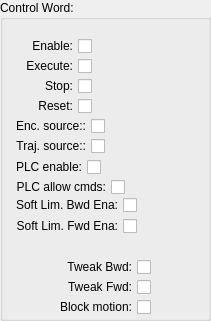
   <widget class="QGroupBox" name="groupBox_2">
    <property name="geometry">
     <rect>
      <x>10</x>
      <y>30</y>
      <width>211</width>
      <height>321</height>
     </rect>
    </property>
    <property name="title">
     <string>Control Word:</string>
    </property>
    <widget class="QWidget" name="widget_17" native="true">
     <property name="geometry">
      <rect>
       <x>10</x>
       <y>170</y>
       <width>169</width>
       <height>35</height>
      </rect>
     </property>
     <property name="maximumSize">
      <size>
       <width>16777215</width>
       <height>35</height>
      </size>
     </property>
     <layout class="QGridLayout" name="gridLayout_31">
      <item row="0" column="1">
       <widget class="caLed" name="caled_78">
        <property name="rectangular">
         <bool>true</bool>
        </property>
        <property name="gradientEnabled">
         <bool>false</bool>
        </property>
        <property name="ledWidth">
         <number>12</number>
        </property>
        <property name="ledHeight">
         <number>12</number>
        </property>
        <property name="channel" stdset="0">
         <string notr="true">$(DEV):$(Axis)-CmdFrmPLCCmd-RB</string>
        </property>
        <property name="falseColor">
         <color>
          <red>160</red>
          <green>160</green>
          <blue>160</blue>
         </color>
        </property>
        <property name="trueColor">
         <color>
          <red>0</red>
          <green>0</green>
          <blue>255</blue>
         </color>
        </property>
       </widget>
      </item>
      <item row="0" column="0">
       <widget class="caToggleButton" name="catogglebutton_34">
        <property name="maximumSize">
         <size>
          <width>16777215</width>
          <height>18</height>
         </size>
        </property>
        <property name="layoutDirection">
         <enum>Qt::RightToLeft</enum>
        </property>
        <property name="text">
         <string>PLC allow cmds:</string>
        </property>
        <property name="channel" stdset="0">
         <string notr="true">$(DEV):$(Axis)-CmdFrmPLCCmd</string>
        </property>
       </widget>
      </item>
     </layout>
    </widget>
    <widget class="QWidget" name="widget_18" native="true">
     <property name="geometry">
      <rect>
       <x>10</x>
       <y>110</y>
       <width>169</width>
       <height>32</height>
      </rect>
     </property>
     <property name="maximumSize">
      <size>
       <width>16777215</width>
       <height>35</height>
      </size>
     </property>
     <layout class="QGridLayout" name="gridLayout_32">
      <item row="0" column="1">
       <widget class="caLed" name="caled_79">
        <property name="rectangular">
         <bool>true</bool>
        </property>
        <property name="gradientEnabled">
         <bool>false</bool>
        </property>
        <property name="ledWidth">
         <number>12</number>
        </property>
        <property name="ledHeight">
         <number>12</number>
        </property>
        <property name="channel" stdset="0">
         <string notr="true">$(DEV):$(Axis)-EncSrcTyp-RB</string>
        </property>
        <property name="falseColor">
         <color>
          <red>160</red>
          <green>160</green>
          <blue>160</blue>
         </color>
        </property>
        <property name="trueColor">
         <color>
          <red>0</red>
          <green>0</green>
          <blue>255</blue>
         </color>
        </property>
       </widget>
      </item>
      <item row="0" column="0">
       <widget class="caToggleButton" name="catogglebutton_35">
        <property name="maximumSize">
         <size>
          <width>16777215</width>
          <height>18</height>
         </size>
        </property>
        <property name="layoutDirection">
         <enum>Qt::RightToLeft</enum>
        </property>
        <property name="text">
         <string>Enc. source::</string>
        </property>
        <property name="channel" stdset="0">
         <string notr="true">$(DEV):$(Axis)-EncSrcTyp-Cmd</string>
        </property>
       </widget>
      </item>
     </layout>
    </widget>
    <widget class="QWidget" name="widget_7" native="true">
     <property name="geometry">
      <rect>
       <x>10</x>
       <y>150</y>
       <width>169</width>
       <height>35</height>
      </rect>
     </property>
     <property name="maximumSize">
      <size>
       <width>16777215</width>
       <height>35</height>
      </size>
     </property>
     <layout class="QGridLayout" name="gridLayout_10">
      <item row="0" column="1">
       <widget class="caLed" name="caled_42">
        <property name="rectangular">
         <bool>true</bool>
        </property>
        <property name="gradientEnabled">
         <bool>false</bool>
        </property>
        <property name="ledWidth">
         <number>12</number>
        </property>
        <property name="ledHeight">
         <number>12</number>
        </property>
        <property name="channel" stdset="0">
         <string notr="true">$(DEV):$(Axis)-PLC-EnaCmd-RB</string>
        </property>
        <property name="falseColor">
         <color>
          <red>160</red>
          <green>160</green>
          <blue>160</blue>
         </color>
        </property>
        <property name="trueColor">
         <color>
          <red>0</red>
          <green>85</green>
          <blue>0</blue>
         </color>
        </property>
       </widget>
      </item>
      <item row="0" column="0">
       <widget class="caToggleButton" name="catogglebutton_15">
        <property name="maximumSize">
         <size>
          <width>16777215</width>
          <height>18</height>
         </size>
        </property>
        <property name="layoutDirection">
         <enum>Qt::RightToLeft</enum>
        </property>
        <property name="text">
         <string>PLC enable:</string>
        </property>
        <property name="channel" stdset="0">
         <string notr="true">$(DEV):$(Axis)-PLC-EnaCmd</string>
        </property>
       </widget>
      </item>
     </layout>
    </widget>
    <widget class="QWidget" name="widget_19" native="true">
     <property name="geometry">
      <rect>
       <x>10</x>
       <y>130</y>
       <width>169</width>
       <height>32</height>
      </rect>
     </property>
     <property name="maximumSize">
      <size>
       <width>16777215</width>
       <height>35</height>
      </size>
     </property>
     <layout class="QGridLayout" name="gridLayout_33">
      <item row="0" column="1">
       <widget class="caLed" name="caled_80">
        <property name="rectangular">
         <bool>true</bool>
        </property>
        <property name="gradientEnabled">
         <bool>false</bool>
        </property>
        <property name="ledWidth">
         <number>12</number>
        </property>
        <property name="ledHeight">
         <number>12</number>
        </property>
        <property name="channel" stdset="0">
         <string notr="true">$(DEV):$(Axis)-TrjSrcTyp-RB</string>
        </property>
        <property name="falseColor">
         <color>
          <red>160</red>
          <green>160</green>
          <blue>160</blue>
         </color>
        </property>
        <property name="trueColor">
         <color>
          <red>0</red>
          <green>0</green>
          <blue>255</blue>
         </color>
        </property>
       </widget>
      </item>
      <item row="0" column="0">
       <widget class="caToggleButton" name="catogglebutton_36">
        <property name="maximumSize">
         <size>
          <width>16777215</width>
          <height>18</height>
         </size>
        </property>
        <property name="layoutDirection">
         <enum>Qt::RightToLeft</enum>
        </property>
        <property name="text">
         <string>Traj. source::</string>
        </property>
        <property name="channel" stdset="0">
         <string notr="true">$(DEV):$(Axis)-TrjSrcTyp-Cmd</string>
        </property>
       </widget>
      </item>
     </layout>
    </widget>
    <widget class="QWidget" name="widget_20" native="true">
     <property name="geometry">
      <rect>
       <x>10</x>
       <y>90</y>
       <width>169</width>
       <height>32</height>
      </rect>
     </property>
     <property name="maximumSize">
      <size>
       <width>16777215</width>
       <height>35</height>
      </size>
     </property>
     <layout class="QGridLayout" name="gridLayout_34">
      <item row="0" column="1">
       <widget class="caLed" name="caled_81">
        <property name="rectangular">
         <bool>true</bool>
        </property>
        <property name="gradientEnabled">
         <bool>false</bool>
        </property>
        <property name="ledWidth">
         <number>12</number>
        </property>
        <property name="ledHeight">
         <number>12</number>
        </property>
        <property name="channel" stdset="0">
         <string notr="true">$(DEV):$(Axis)-RstCmd</string>
        </property>
        <property name="falseColor">
         <color>
          <red>160</red>
          <green>160</green>
          <blue>160</blue>
         </color>
        </property>
        <property name="trueColor">
         <color>
          <red>0</red>
          <green>85</green>
          <blue>0</blue>
         </color>
        </property>
       </widget>
      </item>
      <item row="0" column="0">
       <widget class="caToggleButton" name="catogglebutton_37">
        <property name="maximumSize">
         <size>
          <width>16777215</width>
          <height>18</height>
         </size>
        </property>
        <property name="layoutDirection">
         <enum>Qt::RightToLeft</enum>
        </property>
        <property name="text">
         <string>Reset:</string>
        </property>
        <property name="channel" stdset="0">
         <string>$(DEV):$(Axis)-RstCmd</string>
        </property>
       </widget>
      </item>
     </layout>
    </widget>
    <widget class="QWidget" name="widget_21" native="true">
     <property name="geometry">
      <rect>
       <x>10</x>
       <y>50</y>
       <width>169</width>
       <height>32</height>
      </rect>
     </property>
     <property name="maximumSize">
      <size>
       <width>16777215</width>
       <height>35</height>
      </size>
     </property>
     <layout class="QGridLayout" name="gridLayout_35">
      <item row="0" column="1">
       <widget class="caLed" name="caled_82">
        <property name="rectangular">
         <bool>true</bool>
        </property>
        <property name="gradientEnabled">
         <bool>false</bool>
        </property>
        <property name="ledWidth">
         <number>12</number>
        </property>
        <property name="ledHeight">
         <number>12</number>
        </property>
        <property name="channel" stdset="0">
         <string notr="true">$(DEV):$(Axis)-ExeCmd-RB</string>
        </property>
        <property name="falseColor">
         <color>
          <red>160</red>
          <green>160</green>
          <blue>160</blue>
         </color>
        </property>
        <property name="trueColor">
         <color>
          <red>0</red>
          <green>85</green>
          <blue>0</blue>
         </color>
        </property>
       </widget>
      </item>
      <item row="0" column="0">
       <widget class="caToggleButton" name="catogglebutton_38">
        <property name="maximumSize">
         <size>
          <width>16777215</width>
          <height>18</height>
         </size>
        </property>
        <property name="layoutDirection">
         <enum>Qt::RightToLeft</enum>
        </property>
        <property name="text">
         <string>Execute:</string>
        </property>
        <property name="channel" stdset="0">
         <string notr="true">$(DEV):$(Axis)-ExeCmd</string>
        </property>
       </widget>
      </item>
     </layout>
    </widget>
    <widget class="QWidget" name="widget_22" native="true">
     <property name="geometry">
      <rect>
       <x>10</x>
       <y>210</y>
       <width>169</width>
       <height>32</height>
      </rect>
     </property>
     <property name="maximumSize">
      <size>
       <width>16777215</width>
       <height>35</height>
      </size>
     </property>
     <layout class="QGridLayout" name="gridLayout_36">
      <item row="0" column="1">
       <widget class="caLed" name="caled_83">
        <property name="rectangular">
         <bool>true</bool>
        </property>
        <property name="gradientEnabled">
         <bool>false</bool>
        </property>
        <property name="ledWidth">
         <number>12</number>
        </property>
        <property name="ledHeight">
         <number>12</number>
        </property>
        <property name="channel" stdset="0">
         <string notr="true">$(DEV):$(Axis)-SftLimFwdEna-RB</string>
        </property>
        <property name="falseColor">
         <color>
          <red>160</red>
          <green>160</green>
          <blue>160</blue>
         </color>
        </property>
        <property name="trueColor">
         <color>
          <red>0</red>
          <green>85</green>
          <blue>0</blue>
         </color>
        </property>
       </widget>
      </item>
      <item row="0" column="0">
       <widget class="caToggleButton" name="catogglebutton_39">
        <property name="maximumSize">
         <size>
          <width>16777215</width>
          <height>18</height>
         </size>
        </property>
        <property name="layoutDirection">
         <enum>Qt::RightToLeft</enum>
        </property>
        <property name="text">
         <string>Soft Lim. Fwd Ena:</string>
        </property>
        <property name="channel" stdset="0">
         <string>$(DEV):$(Axis)-SftLimFwdEna</string>
        </property>
       </widget>
      </item>
     </layout>
    </widget>
    <widget class="QWidget" name="widget_23" native="true">
     <property name="geometry">
      <rect>
       <x>10</x>
       <y>190</y>
       <width>169</width>
       <height>31</height>
      </rect>
     </property>
     <property name="maximumSize">
      <size>
       <width>16777215</width>
       <height>35</height>
      </size>
     </property>
     <layout class="QGridLayout" name="gridLayout_37">
      <item row="0" column="1">
       <widget class="caLed" name="caled_84">
        <property name="rectangular">
         <bool>true</bool>
        </property>
        <property name="gradientEnabled">
         <bool>false</bool>
        </property>
        <property name="ledWidth">
         <number>12</number>
        </property>
        <property name="ledHeight">
         <number>12</number>
        </property>
        <property name="channel" stdset="0">
         <string notr="true">$(DEV):$(Axis)-SftLimBwdEna-RB</string>
        </property>
        <property name="falseColor">
         <color>
          <red>160</red>
          <green>160</green>
          <blue>160</blue>
         </color>
        </property>
        <property name="trueColor">
         <color>
          <red>0</red>
          <green>85</green>
          <blue>0</blue>
         </color>
        </property>
       </widget>
      </item>
      <item row="0" column="0">
       <widget class="caToggleButton" name="catogglebutton_40">
        <property name="maximumSize">
         <size>
          <width>16777215</width>
          <height>18</height>
         </size>
        </property>
        <property name="layoutDirection">
         <enum>Qt::RightToLeft</enum>
        </property>
        <property name="text">
         <string>Soft Lim. Bwd Ena:</string>
        </property>
        <property name="channel" stdset="0">
         <string>$(DEV):$(Axis)-SftLimBwdEna</string>
        </property>
       </widget>
      </item>
     </layout>
    </widget>
    <widget class="QWidget" name="widget_24" native="true">
     <property name="geometry">
      <rect>
       <x>10</x>
       <y>30</y>
       <width>169</width>
       <height>32</height>
      </rect>
     </property>
     <property name="maximumSize">
      <size>
       <width>16777215</width>
       <height>35</height>
      </size>
     </property>
     <layout class="QGridLayout" name="gridLayout_38">
      <item row="0" column="1">
       <widget class="caLed" name="caled_85">
        <property name="rectangular">
         <bool>true</bool>
        </property>
        <property name="gradientEnabled">
         <bool>false</bool>
        </property>
        <property name="ledWidth">
         <number>12</number>
        </property>
        <property name="ledHeight">
         <number>12</number>
        </property>
        <property name="channel" stdset="0">
         <string notr="true">$(DEV):$(Axis)-EnaCmd-RB</string>
        </property>
        <property name="falseColor">
         <color>
          <red>160</red>
          <green>160</green>
          <blue>160</blue>
         </color>
        </property>
        <property name="trueColor">
         <color>
          <red>0</red>
          <green>85</green>
          <blue>0</blue>
         </color>
        </property>
       </widget>
      </item>
      <item row="0" column="0">
       <widget class="caToggleButton" name="catogglebutton_41">
        <property name="maximumSize">
         <size>
          <width>16777215</width>
          <height>18</height>
         </size>
        </property>
        <property name="layoutDirection">
         <enum>Qt::RightToLeft</enum>
        </property>
        <property name="text">
         <string>Enable:</string>
        </property>
        <property name="channel" stdset="0">
         <string>$(DEV):$(Axis)-EnaCmd</string>
        </property>
       </widget>
      </item>
     </layout>
    </widget>
    <widget class="QWidget" name="widget_25" native="true">
     <property name="geometry">
      <rect>
       <x>10</x>
       <y>70</y>
       <width>169</width>
       <height>32</height>
      </rect>
     </property>
     <property name="maximumSize">
      <size>
       <width>16777215</width>
       <height>35</height>
      </size>
     </property>
     <layout class="QGridLayout" name="gridLayout_39">
      <item row="0" column="1">
       <widget class="caLed" name="caled_86">
        <property name="rectangular">
         <bool>true</bool>
        </property>
        <property name="gradientEnabled">
         <bool>false</bool>
        </property>
        <property name="ledWidth">
         <number>12</number>
        </property>
        <property name="ledHeight">
         <number>12</number>
        </property>
        <property name="channel" stdset="0">
         <string notr="true">$(DEV):$(Axis)-StpCmd</string>
        </property>
        <property name="falseColor">
         <color>
          <red>160</red>
          <green>160</green>
          <blue>160</blue>
         </color>
        </property>
        <property name="trueColor">
         <color>
          <red>0</red>
          <green>85</green>
          <blue>0</blue>
         </color>
        </property>
       </widget>
      </item>
      <item row="0" column="0">
       <widget class="caToggleButton" name="catogglebutton_42">
        <property name="maximumSize">
         <size>
          <width>16777215</width>
          <height>18</height>
         </size>
        </property>
        <property name="layoutDirection">
         <enum>Qt::RightToLeft</enum>
        </property>
        <property name="text">
         <string>Stop:</string>
        </property>
        <property name="channel" stdset="0">
         <string notr="true">$(DEV):$(Axis)-StpCmd</string>
        </property>
       </widget>
      </item>
     </layout>
    </widget>
    <widget class="caToggleButton" name="catogglebutton_44">
     <property name="geometry">
      <rect>
       <x>20</x>
       <y>260</y>
       <width>131</width>
       <height>14</height>
      </rect>
     </property>
     <property name="maximumSize">
      <size>
       <width>16777215</width>
       <height>18</height>
      </size>
     </property>
     <property name="layoutDirection">
      <enum>Qt::RightToLeft</enum>
     </property>
     <property name="text">
      <string>Tweak Bwd:</string>
     </property>
     <property name="channel" stdset="0">
      <string notr="true">$(DEV):$(Axis)-TwkBwdCmd</string>
     </property>
    </widget>
    <widget class="caToggleButton" name="catogglebutton_45">
     <property name="geometry">
      <rect>
       <x>20</x>
       <y>280</y>
       <width>131</width>
       <height>14</height>
      </rect>
     </property>
     <property name="maximumSize">
      <size>
       <width>16777215</width>
       <height>18</height>
      </size>
     </property>
     <property name="layoutDirection">
      <enum>Qt::RightToLeft</enum>
     </property>
     <property name="text">
      <string>Tweak Fwd:</string>
     </property>
     <property name="channel" stdset="0">
      <string notr="true">$(DEV):$(Axis)-TwkFwdCmd</string>
     </property>
    </widget>
    <widget class="caLed" name="caled_91">
     <property name="geometry">
      <rect>
       <x>156</x>
       <y>240</y>
       <width>14</width>
       <height>14</height>
      </rect>
     </property>
     <property name="rectangular">
      <bool>true</bool>
     </property>
     <property name="gradientEnabled">
      <bool>false</bool>
     </property>
     <property name="ledWidth">
      <number>12</number>
     </property>
     <property name="ledHeight">
      <number>12</number>
     </property>
     <property name="channel" stdset="0">
      <string notr="true">$(DEV):$(Axis)-DbgPrntEna</string>
     </property>
     <property name="falseColor">
      <color>
       <red>160</red>
       <green>160</green>
       <blue>160</blue>
      </color>
     </property>
     <property name="trueColor">
      <color>
       <red>0</red>
       <green>85</green>
       <blue>0</blue>
      </color>
     </property>
    </widget>
    <widget class="caLed" name="caled_92">
     <property name="geometry">
      <rect>
       <x>156</x>
       <y>260</y>
       <width>14</width>
       <height>14</height>
      </rect>
     </property>
     <property name="rectangular">
      <bool>true</bool>
     </property>
     <property name="gradientEnabled">
      <bool>false</bool>
     </property>
     <property name="ledWidth">
      <number>12</number>
     </property>
     <property name="ledHeight">
      <number>12</number>
     </property>
     <property name="channel" stdset="0">
      <string notr="true">$(DEV):$(Axis)-TwkBwdCmd</string>
     </property>
     <property name="falseColor">
      <color>
       <red>160</red>
       <green>160</green>
       <blue>160</blue>
      </color>
     </property>
     <property name="trueColor">
      <color>
       <red>0</red>
       <green>85</green>
       <blue>0</blue>
      </color>
     </property>
    </widget>
    <widget class="caLed" name="caled_93">
     <property name="geometry">
      <rect>
       <x>156</x>
       <y>280</y>
       <width>14</width>
       <height>14</height>
      </rect>
     </property>
     <property name="rectangular">
      <bool>true</bool>
     </property>
     <property name="gradientEnabled">
      <bool>false</bool>
     </property>
     <property name="ledWidth">
      <number>12</number>
     </property>
     <property name="ledHeight">
      <number>12</number>
     </property>
     <property name="channel" stdset="0">
      <string notr="true">$(DEV):$(Axis)-TwkFwdCmd</string>
     </property>
     <property name="falseColor">
      <color>
       <red>160</red>
       <green>160</green>
       <blue>160</blue>
      </color>
     </property>
     <property name="trueColor">
      <color>
       <red>0</red>
       <green>85</green>
       <blue>0</blue>
      </color>
     </property>
    </widget>
    <widget class="caLed" name="caled_94">
     <property name="geometry">
      <rect>
       <x>156</x>
       <y>300</y>
       <width>14</width>
       <height>14</height>
      </rect>
     </property>
     <property name="rectangular">
      <bool>true</bool>
     </property>
     <property name="gradientEnabled">
      <bool>false</bool>
     </property>
     <property name="ledWidth">
      <number>12</number>
     </property>
     <property name="ledHeight">
      <number>12</number>
     </property>
     <property name="channel" stdset="0">
      <string notr="true">$(DEV):$(Axis)-BlckMtnCmd</string>
     </property>
     <property name="falseColor">
      <color>
       <red>160</red>
       <green>160</green>
       <blue>160</blue>
      </color>
     </property>
     <property name="trueColor">
      <color>
       <red>0</red>
       <green>85</green>
       <blue>0</blue>
      </color>
     </property>
    </widget>
    <widget class="caToggleButton" name="catogglebutton_46">
     <property name="geometry">
      <rect>
       <x>20</x>
       <y>300</y>
       <width>131</width>
       <height>14</height>
      </rect>
     </property>
     <property name="maximumSize">
      <size>
       <width>16777215</width>
       <height>18</height>
      </size>
     </property>
     <property name="layoutDirection">
      <enum>Qt::RightToLeft</enum>
     </property>
     <property name="text">
      <string>Block motion:</string>
     </property>
     <property name="channel" stdset="0">
      <string notr="true">$(DEV):$(Axis)-BlckMtnCmd</string>
     </property>
    </widget>
   </widget>
